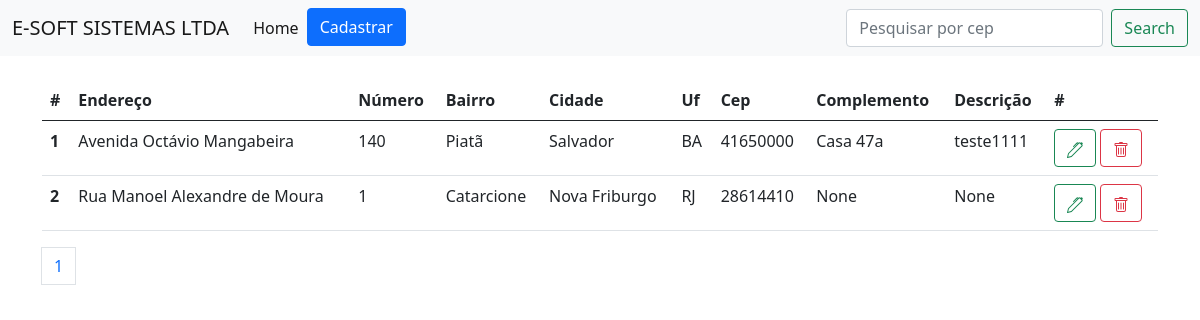
The page / on the database its author committed.
### core/models.py (models this page shows, shortened)
class Endereco(models.Model):
    cep = models.CharField(max_length=10)
    endereco = models.CharField(max_length=255)
    numero = models.CharField(max_length=255)
    complemento = models.CharField(max_length=255, blank=True, null=True)
    bairro = models.CharField(max_length=255)
    cidade = models.CharField(max_length=255)
    uf = models.CharField(max_length=255)
    descricao = models.CharField(max_length=255, blank=True, null=True)

### core/views.py (the view)
# urls.py: 2. Add a URL to urlpatterns:  path('', views.home, name='home')
def home(request):
    pesquisa = request.GET.get('search', '')
    pesquisa_replace = re.sub('\D', '', pesquisa)
    if pesquisa:
        enderecos = Endereco.objects.filter(Q(cep__iregex=pesquisa_replace))
    else:
        enderecos = Endereco.objects.all()
    paginator = Paginator(enderecos, 10)
    numero_pagina = request.GET.get('pagina', 1)
    pagina = paginator.get_page(numero_pagina)
    if pagina.has_next():
        proxima_url = f'?pagina={pagina.next_page_number()}'
    else:
        proxima_url = ''
    if pagina.has_previous():
        url_anterior = f'?pagina={pagina.previous_page_number()}'
    else:
        url_anterior = ''
    return render(request, 'index.html', context={
        'pagina': pagina,
        'proxima_pagina_url': proxima_url,
        'pagina_anterior_url': url_anterior
    })

### core/templates/index.html (shortened to what this page needs)
{% extends "base.html" %}
{% block container %}
    <table class="table">
        <thead>
        <tr>
            <th scope="col">#</th>
            <th scope="col">Endereço</th>
            <th scope="col">Número</th>
            <th scope="col">Bairro</th>
            <th scope="col">Cidade</th>
            <th scope="col">Uf</th>
            <th scope="col">Cep</th>
            <th scope="col">Complemento</th>
            <th scope="col">Descrição</th>
            <th scope="col">#</th>
        </tr>
        </thead>
        <tbody>
        {% for endereco in pagina.object_list %}
            <tr>
                <th scope="row">{{ endereco.id }}</th>
                <td>{{ endereco.endereco }}</td>
                <td>{{ endereco.numero }}</td>
                <td>{{ endereco.bairro }}</td>
                <td>{{ endereco.cidade }}</td>
                <td>{{ endereco.uf }}</td>
                <td>{{ endereco.cep }}</td>
                <td>{{ endereco.complemento }}</td>
                <td>{{ endereco.descricao }}</td>
                <td>
                    <a class="btn btn-outline-success" href="{% url 'atualizar_endereco' endereco.id %}"
                       role="button">
                    </a>
                    <a class="btn btn-outline-danger" href="{% url 'deletar_endereco' endereco.id %}" role="button">
                    </a>
                </td>
            </tr>
        {% endfor %}
        </tbody>
    </table>
    <nav aria-label="Page navigation example">
        <ul class="pagination">
            {% for n in pagina.paginator.page_range %}
                {% if numero_pagina == n %}
                    <li class="page-item"><a class="page-link" href="?pagina={{ n }}">{{ n }}</a></li>
                {% elif n > pagina.number|add:-3 and n < pagina.number|add:3 %}
                    <li class="page-item"><a class="page-link" href="?pagina={{ n }}">{{ n }}</a></li>
                {% endif %}
            {% endfor %}
        </ul>
    </nav>
{% endblock %}

### core/templates/base.html (shortened to what this page needs)
{% load static %}
<!DOCTYPE html>
<html lang="pt-br">
<head>
    <link href="https://cdn.jsdelivr.net/npm/bootstrap@5.0.0-beta1/dist/css/bootstrap.min.css" rel="stylesheet"
>
</head>
<body>
<header>
    <nav class="navbar navbar-expand-lg navbar-light bg-light">
        <div class="container-fluid">
            <a class="navbar-brand" href="#">E-SOFT SISTEMAS LTDA</a>
            <div class="collapse navbar-collapse" id="navbarTogglerDemo03">
                <ul class="navbar-nav me-auto mb-2 mb-lg-0">
                    <li class="nav-item">
                        <a class="nav-link active" aria-current="page" href="{% url 'home' %}">Home</a>
                    </li>
                    <li class="nav-item">
                        <a class="btn btn-primary" href="{% url 'cadastrar_endereco' %}" role="button">Cadastrar</a>
                    </li>
                </ul>
                <form class="d-flex" action="{% url 'home' %}">
                    <input class="form-control me-2" type="search" placeholder="Pesquisar por cep" aria-label="Search"
                           name="search">
                    <button class="btn btn-outline-success" type="submit">Search</button>
                </form>
            </div>
        </div>
    </nav>
</header>
<main class="m-4">
    <div class="container">
        {% block container %}
        {% endblock %}
    </div>
</main>
</body>
</html>

### rows shown on the page
Endereco: id "1", endereco "Avenida Octávio Mangabeira", numero "140", bairro "Piatã", cidade "Salvador", uf "BA", cep "41650000", complemento "Casa 47a", descricao "teste1111"
Endereco: id "2", endereco "Rua Manoel Alexandre de Moura", numero "1", bairro "Catarcione", cidade "Nova Friburgo", uf "RJ", cep "28614410", complemento "None", descricao "None"

### other values the page prints
{{ n }} "1"
